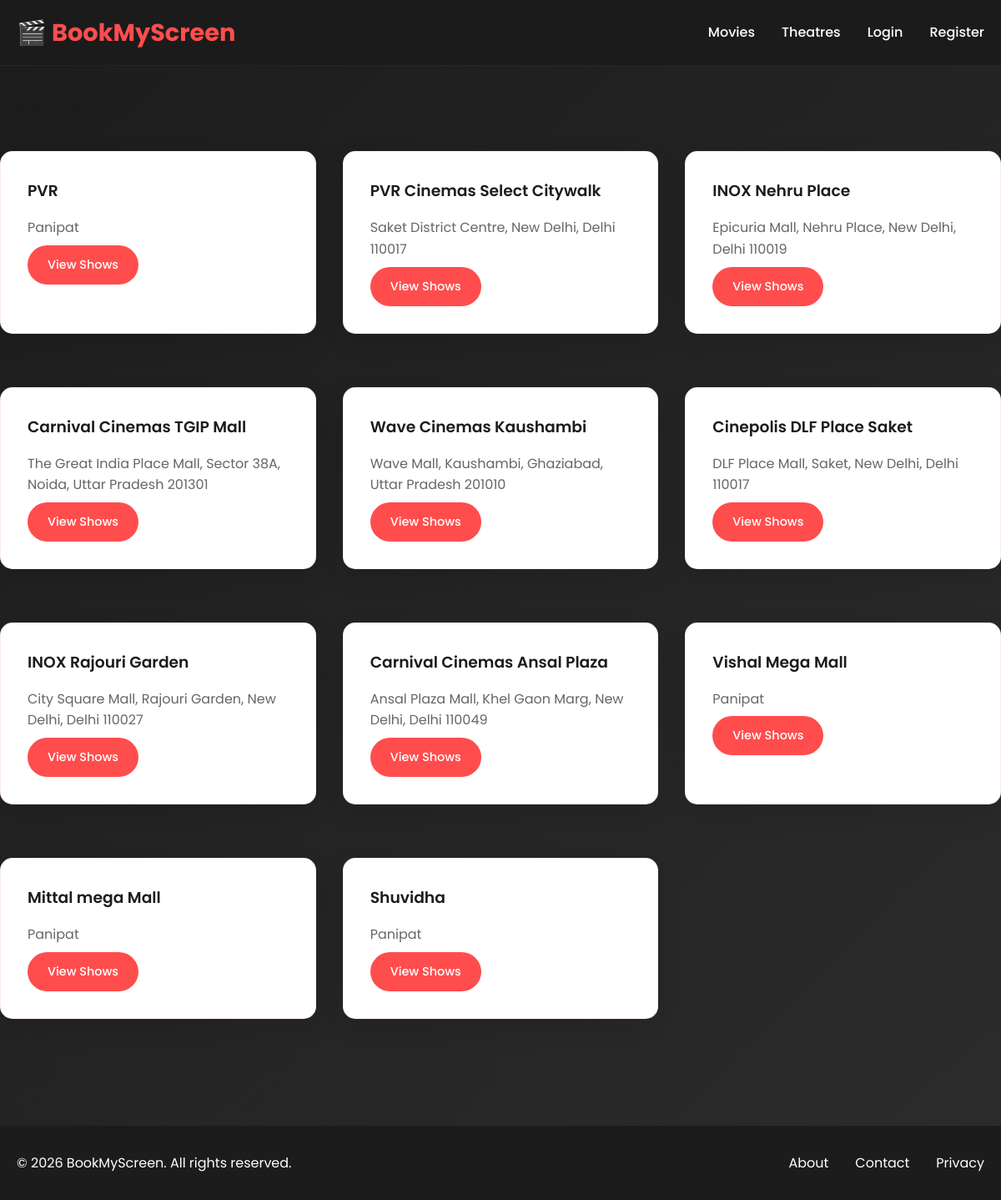
/theatre/, run on the app's committed database.
### theatre/models.py (models this page shows, shortened)
class Theatre(models.Model):
    name = models.CharField(max_length=200)
    location = models.CharField(max_length=200)

### theatre/views.py (the view)
# urls.py: path('', views.theatre_list, name='list'),
def theatre_list(request):
    theatres = Theatre.objects.all()
    return render(request, 'theatre/list.html', {'theatres': theatres})

### theatre/templates/theatre/list.html (shortened to what this page needs)
{% extends 'base.html' %}
{% load static %}
{% block content %}
<h2>Theatres</h2>
<div class="theatres-grid">
    {% for theatre in theatres %}
    <div class="card">
        <h3>{{ theatre.name }}</h3>
        <p>{{ theatre.location }}</p>
        <a href="{% url 'show:list' %}?theatre={{ theatre.pk }}" class="btn">View Shows</a>
    </div>
    {% endfor %}
</div>
{% endblock %}

### static/css/style.css (style rules this page uses)
* { margin: 0; padding: 0; box-sizing: border-box; }
body { font-family: 'Poppins', sans-serif; line-height: 1.6; color: #1c1c1c; background: linear-gradient(135deg, #1c1c1c 0%, #2c2c2c 100%); min-height: 100vh; animation: fadeIn 0.5s ease-in; }
.card { background: #ffffff; border-radius: 15px; box-shadow: 0 10px 30px rgba(0, 0, 0, 0.1); padding: 2rem; margin-bottom: 2rem; transition: transform 0.3s ease, box-shadow 0.3s ease; border: 1px solid rgba(255, 77, 77, 0.1); }
.card h2, .card h3 { color: #1c1c1c; margin-bottom: 1rem; font-weight: 600; }
.card p { color: #666; margin-bottom: 0.5rem; }
.btn { display: inline-block; background: #ff4d4d; color: #ffffff; padding: 12px 24px; text-decoration: none; border: none; border-radius: 25px; font-weight: 500; font-size: 0.9rem; cursor: pointer; transition: all 0.3s ease; text-align: center; min-width: 120px; }
.movies-grid, .theatres-grid, .shows-grid { display: grid; grid-template-columns: repeat(auto-fill, minmax(300px, 1fr)); gap: 2rem; margin-top: 2rem; }
.loaded { animation: fadeInPage 0.5s ease-in; }

### data on the page
Theatre: name "PVR", location "Panipat"
Theatre: name "PVR Cinemas Select Citywalk", location "Saket District Centre, New Delhi, Delhi 110017"
Theatre: name "INOX Nehru Place", location "Epicuria Mall, Nehru Place, New Delhi, Delhi 110019"
Theatre: name "Carnival Cinemas TGIP Mall", location "The Great India Place Mall, Sector 38A, Noida, Uttar Pradesh 201301"
Theatre: name "Wave Cinemas Kaushambi", location "Wave Mall, Kaushambi, Ghaziabad, Uttar Pradesh 201010"
Theatre: name "Cinepolis DLF Place Saket", location "DLF Place Mall, Saket, New Delhi, Delhi 110017"
Theatre: name "INOX Rajouri Garden", location "City Square Mall, Rajouri Garden, New Delhi, Delhi 110027"
Theatre: name "Carnival Cinemas Ansal Plaza", location "Ansal Plaza Mall, Khel Gaon Marg, New Delhi, Delhi 110049"
Theatre: name "Vishal Mega Mall", location "Panipat"
Theatre: name "Mittal mega Mall", location "Panipat"
Theatre: name "Shuvidha", location "Panipat"
